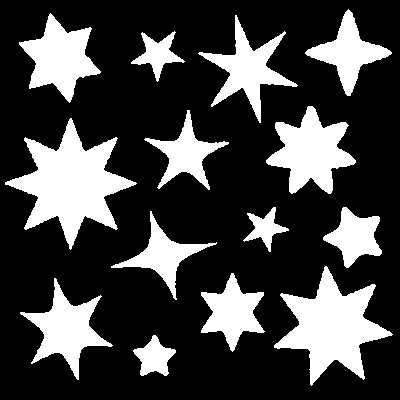
%> input picture priklady/2005/stars.png, 400 x 400 px
$ octave doAll.m   (GNU Octave 9; MATLAB toolbox functions it lacks are replaced by stand-ins)
%> lines starting %> are read from the running program, lines starting %| are printed output that depends on the picture; in (x1, y1, x2, y2) boxes, pixels count from 0 and x2, y2 are one past the last pixel; in counts of white or black regions, pixels touching at a corner belong together; the program's own positions count from 1
### priklady/2005/label.m
function [CS, ccounter] = label(ll,picflag)

%
% [CS ccounter] = label(ll,flag)
%
% Label segments using 4-connectivity
% ll .. input binary image (1's objects, 0's background)
% picflag .. if defined, also display the final labeled image
% CS .. output image with taged objects
% ccounter .. number of taged objects
%
% You can select individual objects by typing CS==i, where i=1,..,ccounter
%


% negative for compatibility reasons
ll = ~ll;
% working marix (may contain open segments)
OS = zeros(size(ll));
% final matrix
CS = zeros(size(ll));

w = size(ll,2);
h = size(ll,1);

% counter of close segments
ccounter = 1;

% scanline index
scanind = 1;

% first line
scanline = ll(:,scanind);
[seg c] = segment(scanline);
OS(:,scanind) = seg;

% counter of open segments
ocounter = c+1;

% main loop; do one column by one
for scanind = 2:w
   if rem(scanind,10)==0
      scanind;
   end


   [seg c] = segment(ll(:,scanind));
   % create or attache and/or join
   for i=1:c
      joints = (OS((seg == i) & OS(:,scanind-1),scanind-1));
      % no joints, new segment starts
      if isempty(joints)
         OS((seg==i),scanind) = ocounter;
         ocounter = ocounter + 1;
      else
         joints = simplify(joints);
         % attach current segment to the first neighbouring one
         OS((seg==i),scanind) = joints(1);
         % more neighbours? join them all
         for k = joints(2:end)
            OS(OS == k) = joints(1);
         end
      end
   end
end

% relabel segments so that each label in the interval 1..NO_OF_SEGMENTS is used
for i = 1:ocounter-1
   mask = find(OS == i);
   if ~isempty(mask)
      CS(mask) = ccounter;
      ccounter = ccounter + 1;
   end
end

ccounter = ccounter-1;

if exist('picflag')
    figure; colormap(gray);
    imagesc(CS~=0);
    axis image;
    for i=1:ccounter
        [k l] = find(CS==i);
        text(min(l),min(k),num2str(i),'Color','r');
    end
end

% segment one image line
function [o, s] = segment(sl)

o = zeros(length(sl),1);;
d = conv([1; sl; 1],[-1; 1]);
d = d(2:end-1);
l = find(d == 1);
r = find(d == -1);
%r = r-1;
s = 0;
for i=[l r-1]'
   s= s+1;
   o(i(1):i(2)) = s;
end

% remove multiple occurences of the same number
% [5 lines left out: function simplify, not called in this run]

### priklady/2008/find_centroids.m
function C = find_centroids(I)

[lab, N] = label(I);

C = zeros(N, 2);
for i=1:N
  R = lab == i;
  [rows, cols] = find(R==1);
  cx = mean( cols );
  cy = mean( rows );
  C(i,:) = [cx, cy];
end

end

### priklady/2005/iboundary.m
function bound = iboundary(S,p)

%
% bound = iboundary(S,p)
% construct inner boundary of the object S == p
% bound = [y,x]
%


mask = logical(...
   	[0 1 0;...
       1 0 1;...
       0 1 0]);

move = [ 0 1; -1 0; 0 -1; 1 0];

k = 1;
S = (S==p);
% find the first segment element
[i j] = find(S == 1);
%cpos = min([i j]);
cpos = [i(1) j(1)];
bound(k,:) = cpos;
k = k +1;
% find the second element
dir = 3;
C = S(cpos(1)-1:cpos(1)+1,cpos(2)-1:cpos(2)+1);
c = C(mask);
c = [c(4) c(2) c(1) c(3)];
sdir = mod(dir+3,4);
c = [c(sdir+1:end) c(1:sdir)];
c = min(find(c == 1))-1;
dir = mod(sdir+c,4);
cpos = cpos + move(dir+1,:);
bound(k,:) = cpos;
k = k + 1;
% find the rest
while (1)
   C = S(cpos(1)-1:cpos(1)+1,cpos(2)-1:cpos(2)+1);
   c = C(mask);
   c = [c(4) c(2) c(1) c(3)];
   sdir = mod(dir+3,4);
   c = [c(sdir+1:end) c(1:sdir)];
   c = min(find(c == 1))-1;
   dir = mod(sdir+c,4);
   cpos = cpos + move(dir+1,:);
   bound(k,:) = cpos;
   k = k+1;
   % stop condition
   if (sum(cpos == bound(2,:)) == 2) & (sum(bound(k-2,:) == bound(1,:)) == 2)
      break;
   end
end
bound = bound(1:k-3,:);

### priklady/2005/radial_function.m
function R = radial_function(cx, cy, b)

for j=1:length(b(:,1))
  yy = b(j,1);
  xx = b(j,2);
  d = sqrt( (cx - xx)^2 + (cy - yy)^2 );
  R(j) = d;
end

%figure;
%plot(R);
%waitforbuttonpress;

end

### priklady/2005/doAll.m
%%I = imread('segm.pgm')
%%I = double(I ~= 1)
%I = imread('stars.png')
%[CS, N] = label(I)
%%B = iboundary(CS == 3)
% [7 lines of commented-out code are left out]
%%zobrPriz(PriFD)
%
%ClaFD = distMat(PriFD);
%ClaHun = distMat(PriHun);
%ClaHuc = distMat(PriHuc);
%
%%zobr(ClaFD < 0.007)
%
%%zobrTridy(CS, ClaFD < 0.007);
%zobrTridy (CS, ClaHun < 0.0001);
%%zobrTridy (CS, ClaHuc < 0.1e20);

I = imread('stars.png');
%> I is the input picture: size 400x400 uint16; values 0 (black) and 65535 (white), 25.8% white; 14 white regions, largest, box (x1, y1, x2, y2) and area: (5, 118, 137, 250) 7282, (274, 266, 393, 386) 6190, (266, 106, 356, 194) 4135

C = find_centroids(I);
%> in label, `scanline = ll(:,scanind);`: scanline = 400 logical values, 400 true
%> in segment, `d = conv([1; sl; 1],[-1; 1]);`: d = 403 values from -1 to 1
%> in segment, `d = d(2:end-1);`: d = 401 values from 0 to 0
%> in segment, `l = find(d == 1);`: l = []
%> after the loop in segment, `for i=[l r-1]'`: o = 400 values from 0 to 0; s = 0
%> in label, `[seg c] = segment(scanline);`: seg = 400 values from 0 to 0; c = 0
%> in label, `OS(:,scanind) = seg;`: OS: size 400x400 double; every value is 0
%> in label, `ocounter = c+1;`: ocounter = 1
%> the loop in label, `for scanind = 2:w` made 399 passes
%> (l in segment, r in segment, c) on passes 5 to 7: (183, 186, 1), (183, 186, 1), (182, 186, 1)
%> after the loop in label, `for scanind = 2:w`:
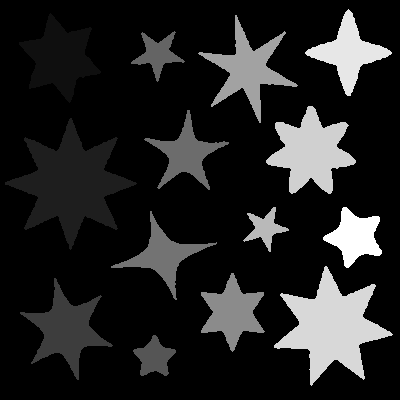
%> OS: size 400x400 double; min 0, max 33, mean 4.4; drawn with min black and max white
%> after the loop in label, `for scanind = 2:w`: ocounter = 34
%> the loop in label, `for i = 1:ocounter-1` made 33 passes
%> in label, `ccounter = ccounter-1;`: ccounter = 14
%> the loop in find_centroids, `for i=1:N` made 14 passes
%> (cx, cy) on passes 1 to 12: (60.55, 58.5), (71.44, 184.1), (66.9, 330), (154.9, 357.9), (158.3, 54.6), (186.6, 154.6), (163.7, 256.1), (233, 312.9), (248.5, 69.9), (265.7, 228.8), (311.6, 152.4), (332.5, 327.4)
%> pass 1, in find_centroids, `R = lab == i;`:
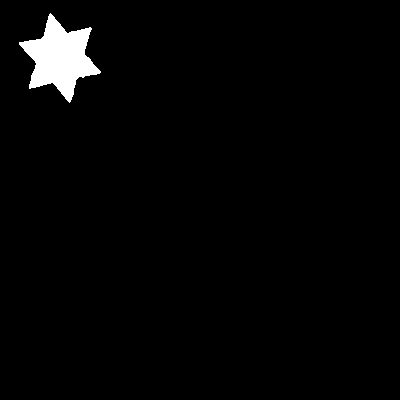
%> R: size 400x400 logical; 2.2% white; 1 white region, box (x1, y1, x2, y2) and area: (19, 13, 101, 103) 3532
%> pass 2, in find_centroids, `R = lab == i;`:
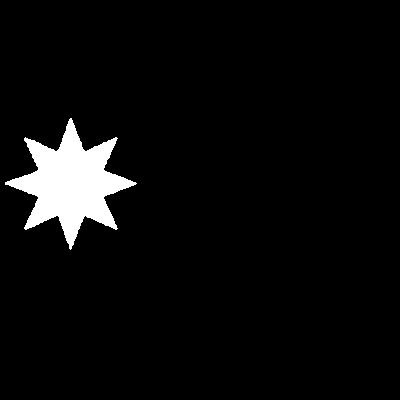
%> R: size 400x400 logical; 4.6% white; 1 white region, box (x1, y1, x2, y2) and area: (5, 118, 137, 250) 7282
%> pass 3, in find_centroids, `R = lab == i;`:
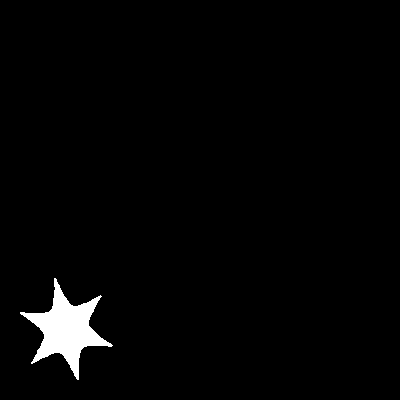
%> R: size 400x400 logical; 2.1% white; 1 white region, box (x1, y1, x2, y2) and area: (20, 278, 113, 380) 3328
%> after the loop in find_centroids, `for i=1:N`: C = 14 rows, first 12: [60.55 58.5; 71.44 184.1; 66.9 330; 154.9 357.9; 158.3 54.6; 186.6 154.6; 163.7 256.1; 233 312.9; 248.5 69.9; 265.7 228.8; 311.6 152.4; 332.5 327.4]

figure
hold on;
imshow(I);
plot(C(:,1), C(:,2), 'rx');

[lab, N] = label(I);
%> the loop in label (call 2), `for scanind = 2:w` made 399 passes
%> the loop in label (call 2), `for i = 1:ocounter-1` made 33 passes
%> N = 14
num_peaks = zeros(1, N);
for i=1:N
  b = iboundary(lab, i);
%> in iboundary, `[i j] = find(S == 1);`: i = 3532 values from 14 to 103; j = 3532 values from 20 to 101
%> in iboundary, `cpos = [i(1) j(1)];`: cpos = [43 20]
%> in iboundary, `C = S(cpos(1)-1:cpos(1)+1,cpos(2)-1:cpos(2)+1);`: C = [false false false; false true true; false true true]
%> in iboundary, `c = C(mask);`: c = [false; false; true; true]
%> in iboundary, `c = [c(4) c(2) c(1) c(3)];`: c = [true false false true]
%> in iboundary, `c = [c(sdir+1:end) c(1:sdir)];`: c = [false true true false]
%> in iboundary, `c = min(find(c == 1))-1;`: c = 1
%> in iboundary, `dir = mod(sdir+c,4);`: dir = 3
%> the loop in iboundary, `while (1)` made 394 passes
%> (C, c, dir) on passes 1 to 3: ([false true true; false true true; false true true], 1, 3), ([false true true; false true true; false false true], 2, 0), ([true true true; true true true; false true true], 0, 3)
  R = radial_function(C(i,1), C(i,2), b);
%  num_peaks(i) = sum(find(R == 20))/2;
  num_peaks(i) = length(find(diff(sign(R-min(R)-5)) > 0));
%  num_peaks(i) = length(findpeaks(R, 'MinPeakDistance', 10));
  text(C(i,1), C(i,2), num2str(num_peaks(i)));
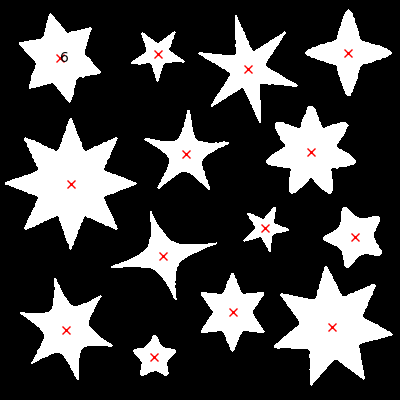
%> figure redrawn from the program's plot data
end
num_peaks
%> num_peaks = [6 8 6 5 5 5 5 6 6 5 10 7 7 5]
hold off
